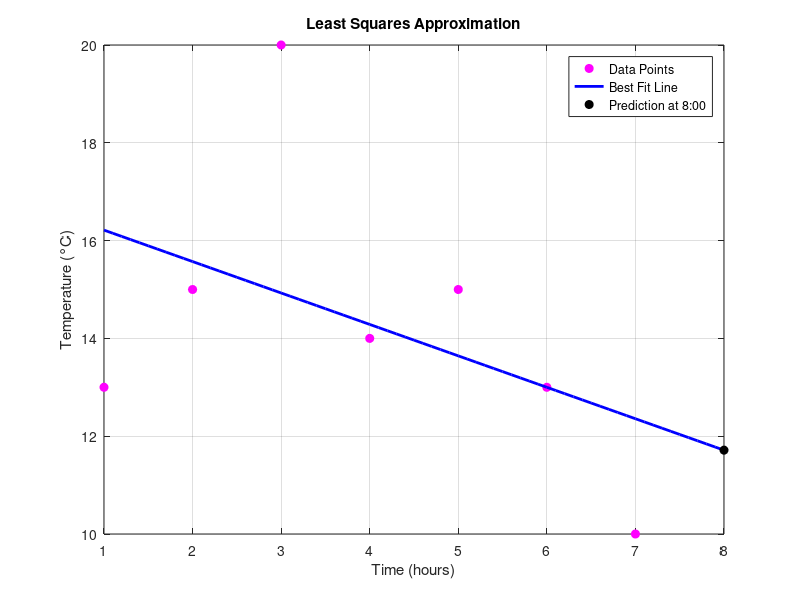

Write the MATLAB code that produced this figure.
time = [1 2 3 4 5 6 7];          
temperature = [13 15 20 14 15 13 10]; 

A = [time' ones(length(time), 1)];

coeffs = (A' * A) \ (A' * temperature');

a = coeffs(1);
b = coeffs(2);

predicted_temp_8 = a * 8 + b;

fitted = A * coeffs;
E = sum((fitted - temperature').^2);

fprintf('Least squares line: y = %.3fx + %.3f\n', a, b);
fprintf('Predicted temperature at 8:00: %.2f°C\n', predicted_temp_8);
fprintf('Minimum error E(a, b): %.2f\n', E);

x_vals = 1:0.1:8;
y_fit = a * x_vals + b;

figure;
plot(time, temperature, 'mo', 'MarkerFaceColor', 'm'); hold on;
plot(x_vals, y_fit, 'b-', 'LineWidth', 2);
plot(8, predicted_temp_8, 'ko', 'MarkerFaceColor', 'k');
xlabel('Time (hours)');
ylabel('Temperature (°C)');
title('Least Squares Approximation');
legend('Data Points', 'Best Fit Line', 'Prediction at 8:00', 'Location', 'best');
grid on;
